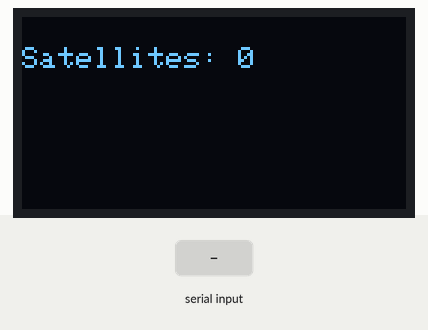
The sketch below on a simulated Arduino Due. On the bench: 128×64 one-colour display. The inputs (shaded band) are chosen by the test bench. What the sketch prints to the serial monitor is not drawn.

Above: at 2.2 s.
2.3 s: "$GPGSV,45\n" received over the second serial link
At 3.3 s:
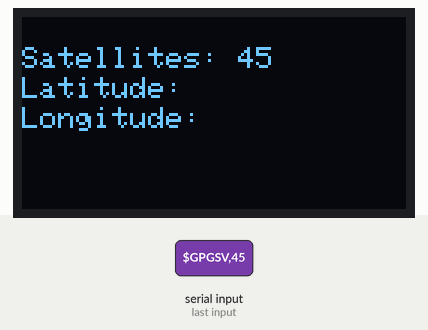
3.8 s: "$GPGGA\n" received over the second serial link
At 4.1 s:
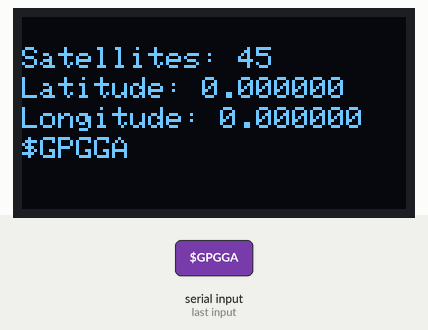
5.3 s: "$GPGSV\n" received over the second serial link
At 5.9 s:
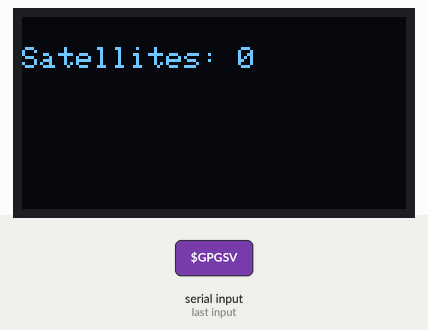
Timing chart, 0 to 8.3 s (numbered marks = the images above; inputs shaded):
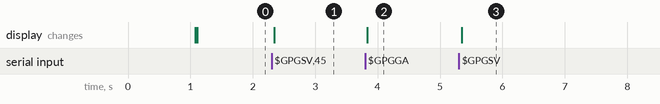

The sketch:

firmware.ino
```cpp
#include <Adafruit_SSD1306.h>
#include "bitmaps.h"
Adafruit_SSD1306 display = Adafruit_SSD1306(128, 64, &Wire);
#define GPS_SERIAL Serial1
int numSatellites = 0;
float latitude = 0;
float longitude = 0;
String timeStr;
const int potPin = 26;
const int chipSelect = 10;

String currentTime ="";

String latitudeStr ="";
String latitudeDir ="";
String longitudeStr ="";
String longitudeDir ="";

#define prt(x) Serial.println(x)

void setupGNSS()
{
  GPS_SERIAL.begin(9600);
}

void setupOLED()
{
  display.begin(SSD1306_SWITCHCAPVCC, 0x3C); // Address 0x3C for 128x32
  display.clearDisplay();
  display.drawBitmap(0, 0, epd_bitmap_test, 128, 64, WHITE); // Draw the bitmap
  display.display();
  delay(1000);
  display.clearDisplay();
  display.display();
}

float convertToDecimalDegrees(String degreesMinutesStr, String direction) {
  int degrees = degreesMinutesStr.substring(0, 2).toInt();
  float minutes = degreesMinutesStr.substring(2).toFloat();
  float decimalDegrees = degrees + minutes / 60.0;

  if (direction == "S" || direction == "W") {
    decimalDegrees *= -1;
  }

  return decimalDegrees;
}

void updatePrtGNSS()
{
  if (GPS_SERIAL.available() > 0) {
    // Read a line of gpsData from the GPS module
    String gpsData = GPS_SERIAL.readStringUntil('\n');

    if (gpsData.startsWith("$GPGSV")) {
      // Parse the $GPGSV sentence
      numSatellites = gpsData.substring(7, 9).toInt();
    }

    if(numSatellites >= 3)
    {
      if (gpsData.startsWith("$GPGGA")) {
      int commaIndex1 = gpsData.indexOf(',');
      int commaIndex2 = gpsData.indexOf(',', commaIndex1 + 1);
      int commaIndex3 = gpsData.indexOf(',', commaIndex2 + 1);
      int commaIndex4 = gpsData.indexOf(',', commaIndex3 + 1);
      int commaIndex5 = gpsData.indexOf(',', commaIndex4 + 1);

      latitudeStr = gpsData.substring(commaIndex2 + 1, commaIndex3);
      longitudeStr = gpsData.substring(commaIndex4 + 1, commaIndex5);

      // Extract time from GPGGA sentence (assuming format: HHMMSS.sss)
      timeStr = gpsData.substring(commaIndex1 + 1, commaIndex1 + 7);

      // Convert latitude to decimal degrees
      char latHemisphere = latitudeStr.charAt(latitudeStr.length() - 1);
      double latDegrees = latitudeStr.substring(0, 2).toDouble();
      double latMinutes = latitudeStr.substring(2).toDouble() / 60;
      double latitudeDecimal = latDegrees + latMinutes;
      if (latHemisphere == 'S') {
        latitudeDecimal = -latitudeDecimal;
      }

      // Convert longitude to decimal degrees
      char lonHemisphere = longitudeStr.charAt(longitudeStr.length() - 1);
      double lonDegrees = longitudeStr.substring(0, 3).toDouble();
      double lonMinutes = longitudeStr.substring(3).toDouble() / 60;
      double longitudeDecimal = lonDegrees + lonMinutes;
      if (lonHemisphere == 'W') {
        longitudeDecimal = -longitudeDecimal;
      }

      latitudeStr = String(latitudeDecimal, 6);
      longitudeStr = String(longitudeDecimal, 6);

      // Send data to Serial Monitor
      Serial.print(timeStr);
      Serial.print(" ");
      Serial.print(latitudeStr); // Print latitude with 6 decimal places
      Serial.print(" ");
      Serial.println(longitudeStr); // Print longitude with 6 decimal places

    }
    // uncomment to get position on google maps
    // Serial.print("https://www.google.com/maps/place/");
    // Serial.print(latitude, 6);
    // Serial.print(",");
    // Serial.print(longitude, 6);
    // Serial.println("");
    }
  }
  display.clearDisplay();
  display.setTextSize(1);
  display.setTextColor(WHITE);
  display.setCursor(0, 10);
  display.print("Satellites: ");
  display.println(numSatellites);
    if(numSatellites >= 3)
  {
    display.setCursor(0, 20);
    display.print("Latitude: ");
    display.println(latitudeStr);
    display.setCursor(0, 30);
    display.print("Longitude: ");
    display.println(longitudeStr);
    display.setCursor(0, 40);
    display.println(timeStr);
  }
  display.display();
}

void mapTo12Bit(float value) {
  // 12-bit resolution provides 4096 possible values (2^12)
  uint16_t max_value = 4095;

  // Scale the input value to the 12-bit range
  uint16_t mapped_value = (uint16_t)(value * 5.0 / max_value);
  display.setCursor(0, 40);
  display.print(mapped_value);
  display.setCursor(0, 60);
  display.print(value);
  display.display();
}

void setup() {
  setupOLED();
  setupGNSS();
  analogReadResolution(24);
  Serial.begin(115200);
}

void loop() {
  updatePrtGNSS();
 }
```

Source omitted: bitmaps.h (data table, 6323 bytes)

Measured:
- after the input at 2.3 s, the display: changes at once (image 1)
- after the input at 3.8 s, the display: changes at once (image 2)
- after the input at 5.3 s, the display: changes after 0.05 s (image 3)
